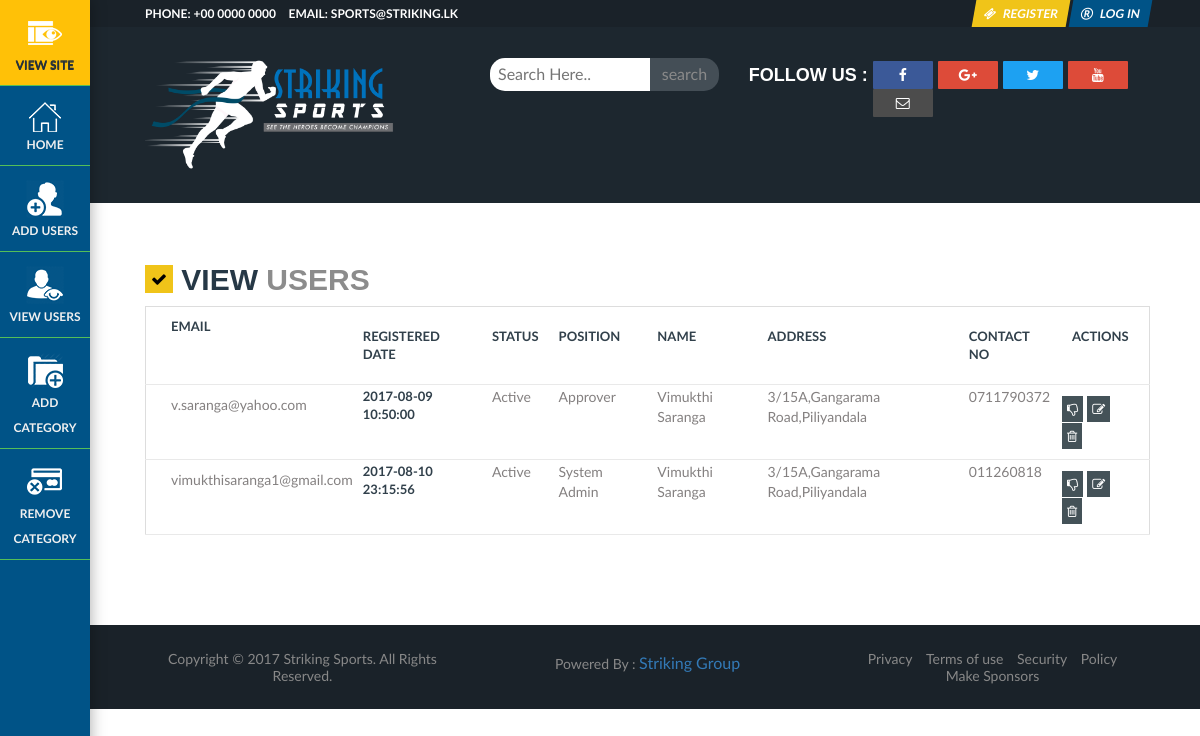
The page /StrikingSports/src/viewUsers.php on the database as committed earlier.
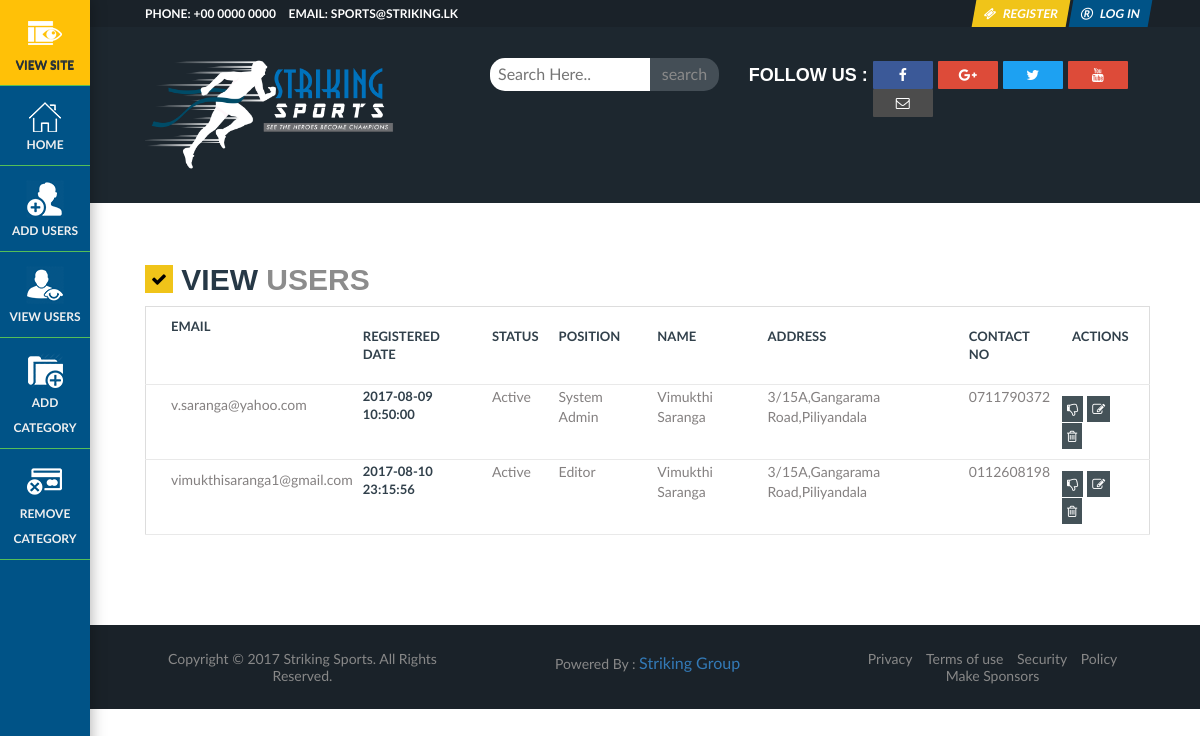
The same page on the database as committed later.
### tables this page shows
CREATE TABLE `staff` (
  `email` varchar(100) NOT NULL,
  `password` varchar(32) DEFAULT NULL,
  `previous_password` varchar(32) DEFAULT NULL,
  `registered_date_time` datetime DEFAULT NULL,
  `status` int(11) DEFAULT NULL,
  `login_attempt` int(11) DEFAULT NULL,
  `contact_no` varchar(10) DEFAULT NULL,
  `address_address_id` int(11) NOT NULL,
  `name_name_id` int(11) NOT NULL,
  `position` int(11) NOT NULL DEFAULT '1',
  PRIMARY KEY (`email`),
  UNIQUE KEY `email_UNIQUE` (`email`),
  KEY `fk_staff_address_idx` (`address_address_id`),
  KEY `fk_staff_name1_idx` (`name_name_id`),
  CONSTRAINT `fk_staff_address` FOREIGN KEY (`address_address_id`) REFERENCES `address` (`address_id`) ON DELETE NO ACTION ON UPDATE NO ACTION,
  CONSTRAINT `fk_staff_name1` FOREIGN KEY (`name_name_id`) REFERENCES `name` (`name_id`) ON DELETE NO ACTION ON UPDATE NO ACTION
);

CREATE TABLE `name` (
  `name_id` int(11) NOT NULL AUTO_INCREMENT,
  `first_name` varchar(20) NOT NULL,
  `second_name` varchar(20) DEFAULT NULL,
  `last_name` varchar(20) NOT NULL,
  PRIMARY KEY (`name_id`)
);

CREATE TABLE `address` (
  `address_id` int(11) NOT NULL AUTO_INCREMENT,
  `address_no` varchar(10) NOT NULL,
  `address_lane` varchar(40) NOT NULL,
  `address_city` varchar(30) NOT NULL,
  PRIMARY KEY (`address_id`)
);

### StrikingSports/src/viewUsers.php (the view, shortened to what this page needs)
<!DOCTYPE html>
<html lang="en">
<?php
include_once('../ssi/header.php');
include_once('../ssi/db.php');
?>
<body style="overflow: visible;">
    <?php
		include_once('../ssi/sideMenuAdmin.php');
		include_once('../ssi/topMenuStaff.php');
		include_once('../ssi/searchBar.php');
	?>
    <section>
        <div class="lp">
            <div>
                <div class="events ev-po-1 ev-po-com inn-title">
                    <h2><i class="fa fa-check" aria-hidden="true"></i> View <span> Users</span></h2>
					<?php
                        $getUser = "SELECT * FROM staff";
                        $rGetUser = mysqli_query($con, $getUser);
                        if(mysqli_num_rows($rGetUser)!=0){
                            echo '<table class="myTable table table-responsive">
                                    <tbody>
                                        <tr>
                                            <th>Email</th>
                                            <th>Registered Date</th>
                                            <th>Status</th>
                                            <th>Position</th>
                                            <th>Name</th>
											<th>Address</th>
											<th>Contact No</th>
											<th>Actions</th>
                                        </tr>';
                            while($rowGetUser = mysqli_fetch_array($rGetUser)){
                                $userEmail = $rowGetUser['email'];
                                $date = $rowGetUser['registered_date_time'];
                                $status = $rowGetUser['status'];
                                $contact = $rowGetUser['contact_no'];
                                $address_id = $rowGetUser['address_address_id'];
                                $name_id = $rowGetUser['name_name_id'];
								$getName = "SELECT * FROM name where name_id='".$name_id."'";
								$rGetName = mysqli_query($con, $getName);
								if(mysqli_num_rows($rGetName)!=0){
									 while($rowGetName = mysqli_fetch_array($rGetName)){
										 $fName = $rowGetName['first_name'];
										 $lName = $rowGetName['last_name'];
									 }
								}
								$getAddress = "SELECT * FROM address where address_id='".$address_id."'";
								$rGetAddress = mysqli_query($con, $getAddress);
								if(mysqli_num_rows($rGetAddress)!=0){
									 while($rowGetAddress = mysqli_fetch_array($rGetAddress)){
										 $aNo = $rowGetAddress['address_no'];
										 $lane = $rowGetAddress['address_lane'];
										 $city = $rowGetAddress['address_city'];
									 }
								}
								$position = $rowGetUser['position'];
								if($position == 0){
									$position = "System Admin";
								} else if($position == 1){
									$position = "Editor";
								} else if($position == 2){
									$position = "Approver";
								}
								if($status == 0){
									$statusT = "Disabled";
								} else if($status == 1){
									$statusT = "Active";
								}
                                echo '<tr>
                                        <td>'.$userEmail.'</td>
                                        <td>'.$date.'</td>
                                        <td>'.$statusT.'</td>
                                        <td>'.$position.'</td>
                                        <td>'.$fName.' '.$lName.'</td>
										<td>'.$aNo.','.$lane.','.$city.'</td>
										<td>'.$contact.'</td>
                                        <td>';
										if($status == 0){
											echo '<span><a onclick="return confirm(\'Do You Wish to Activate The User?\');return false;" href="controller/activateUser.php?id='.$userEmail.'" class="link-btn"><i class="fa fa-thumbs-o-up" aria-hidden="true"></i></a></span>';
										} else if($status == 1){
											echo '<span><a onclick="return confirm(\'Do You Wish to Disable The User?\');return false;" href="controller/deactivateUser.php?id='.$userEmail.'" class="link-btn"><i class="fa fa-thumbs-o-down" aria-hidden="true"></i></a></span>';
										}
										echo '<span>&nbsp;</span><span><a class="link-btn" href="editStaff.php?id='.$userEmail.'"><i class="fa fa-edit" aria-hidden="true"></i></a></span>
                                        <span><a onclick="return confirm(\'Do You Wish to Delete The User Account?\');return false;" href="controller/deleteUser.php?id='.$userEmail.'" class="link-btn"><i class="fa fa-trash-o" aria-hidden="true"></i></a></span></td>
                                    </tr>';
                            }
                            echo '</tbody>
                                </table>';
                        } else {
                            echo '<div style="padding-top:75px;padding-bottom:75px;" class="text-center"><h2>No Posts To Display.</h2></div>';
                        }
                    ?>
                </div>
            </div>
        </div>
    </section>
    <?php
		include_once('../ssi/copyRights.php');
	?>
</body>
</html>

### StrikingSports/ssi/header.php (shortened to what this page needs)
<head>
    <link href="../css/css.css" rel="stylesheet">
    <link href="http://maxcdn.bootstrapcdn.com/font-awesome/4.2.0/css/font-awesome.min.css" rel="stylesheet">
    <link rel="stylesheet" href="../css/style.css">
    <link rel="stylesheet" href="../css/bootstrap.css">
    <link rel="stylesheet" href="../css/mob.css">
</head>

### StrikingSports/ssi/sideMenuAdmin.php (shortened to what this page needs)
<section>
    <div class="menu">
        <ul>
        	<li>
                <a href="../index.php" target="_blank"><img src="../images/viewSite.png" alt=""> View Site</a>
            </li>
            <li>
                <a href="../src/staffPanel.php"><img src="../images/s1.png" alt=""> Home</a>
            </li>
            <li>
                <a href="../src/addUsers.php"><img src="../images/addUser.png" alt=""> Add Users</a>
            </li>
            <li>
                <a href="../src/viewUsers.php"><img src="../images/viewUser.png" alt=""> View Users</a>
            </li>
            <li>
                <a href="../src/addCategory.php"><img src="../images/addCategory.png" alt=""> Add Category</a>
            </li>
            <li>
                <a href="../src/removeCategory.php"><img src="../images/removeCategory.png" alt=""> Remove Category</a>
            </li>
        </ul>
    </div>
</section>

### StrikingSports/ssi/topMenuStaff.php
<section class="i-head-top">
    <div class="i-head row">
        <div class="i-head-left i-head-com col-md-6">
            <ul>
                <li><a href="">phone: +00 0000 0000</a>
                </li>
                <li><a href="">Email: sports@striking.lk</a>
                </li>
            </ul>
        </div>
        <div class="i-head-right i-head-com col-md-6 col-sm-12 col-xs-12">
            <ul>
                <?php
					if(isset($_SESSION['email'])){
					?>
                   		<li class="top-scal">
                            <a href="../src/staffProfile.php">
                                <i class="fa fa-ticket" aria-hidden="true"></i> Welcome <?php echo $_SESSION['first_name'];?>
                            </a>
                        </li>
                        <li class="top-scal-1">
                            <a href="../src/controller/logout.php">
                                <i class="fa fa-registered" aria-hidden="true"></i> Log Out
                            </a>
                        </li>
                    <?php
					} else {
					?>
                    	<li class="top-scal">
                            <a href="../src/register.php">
                                <i class="fa fa-ticket" aria-hidden="true"></i> Register
                            </a>
                        </li>
                        <li class="top-scal-1">
                            <a href="../src/login.php">
                                <i class="fa fa-registered" aria-hidden="true"></i> Log In
                            </a>
                        </li>
                    <?php
					}
				?>
            </ul>
        </div>
    </div>
</section>

### StrikingSports/ssi/searchBar.php
<section>
    <div class="page-head">
        <div class="lp inn-head-pad">
            <div class="row">
                <div class="col-md-4 top-head">
                    <a href="">
                        <img src="../images/cricket-logo.png" alt="">
                    </a>
                </div>
                <div class="col-md-3 top-search">
                    <form>
                        <ul>
                            <li>
                                <input type="text" placeholder="Search Here..">
                            </li>
                            <li>
                                <input type="submit" value="search">
                            </li>
                        </ul>
                    </form>
                </div>
                <div class="col-md-5">
                    <ul class="top-soc">
                        <li>
                            <h4>Follow Us : </h4>
                        </li>
                        <li><a href="https://www.facebook.com/sports.striking/" target="_blank"><i class="fa fa-facebook fb1"></i></a>
                        </li>
                        <li><a href=""><i class="fa fa-google-plus gp1"></i></a>
                        </li>
                        <li><a href=""><i class="fa fa-twitter tw1"></i></a>
                        </li>
                        <li><a href="https://www.youtube.com/channel/UCQSGAiIUwgzjSs7jhivJ5dQ" target="_blank"><i class="fa fa-youtube gp1"></i></a>
                        </li>
                        <li><a href="mailto:sports@striking.lk"><i class="fa fa-envelope-o sh1"></i></a>
                        </li>
                    </ul>
                </div>
            </div>
        </div>
    </div>
</section>

### StrikingSports/ssi/copyRights.php
<section>
    <div class="fcopy">
        <div class="lp copy-ri row">
            <div class="col-md-4 col-sm-12 col-xs-12 text-center">Copyright © <?php $year = getdate(); echo $year['year']; ?> Striking Sports. All Rights Reserved.</div>
            <div class="col-md-4 col-sm-12 col-xs-12 text-center">Powered By : <a href="http://striking.lk/" target="_blank">Striking Group</a></div>
            <div class="col-md-4 foot-privacy text-center">
                <ul>
                    <li><a href="">Privacy</a>
                    </li>
                    <li><a href="">Terms of use</a>
                    </li>
                    <li><a href="">Security</a>
                    </li>
                    <li><a href="">Policy</a>
                    </li>
                    <li><a href="">Make Sponsors</a>
                    </li>
                </ul>
            </div>
        </div>
    </div>
</section>

### StrikingSports/css/mob.css (style rules this page uses)
@media screen and (max-width: 1320px) { [class~=ev-po-1] { margin-bottom:1.875pc; } }

Rows that differ between the two databases and show on the page:
changed staff "v.saranga@yahoo.com": position "Approver" → "System Admin"
changed staff "vimukthisaranga1@gmail.com": position "System Admin" → "Editor"; contact_no "011260818" → "0112608198"
